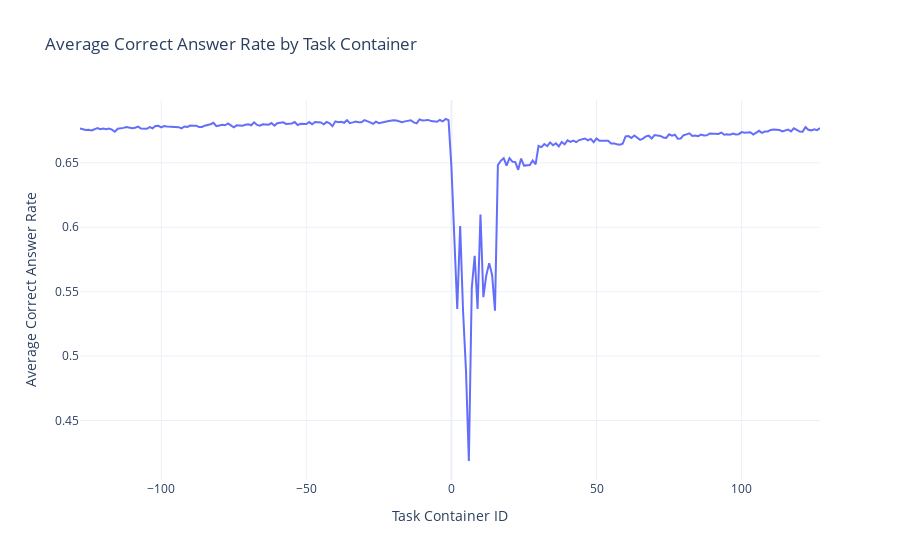

Write notebook code for a chart like this one.
### Markdown cell above
Analysis 5: Average Correct Answer Rate by Task Container

### Code cell
task_container_group = questions_train_df[questions_train_df['answered_correctly'] != -1].groupby('task_container_id')['answered_correctly'].mean().reset_index()

fig5 = px.line(
    task_container_group,
    x='task_container_id',
    y='answered_correctly',
    title='Average Correct Answer Rate by Task Container',
    labels={'task_container_id': 'Task Container ID', 'answered_correctly': 'Average Correct Answer Rate'}
)
fig5.show()

### Figure 1 — Plotly figure (JSON) as saved in the notebook; plotly's stock layout.template omitted (floating-point values rounded to 4 significant figures; data arrays with more than 128 entries replaced by an {"elided": "..."} marker saying what was removed)
{"data": [{"hovertemplate": "Task Container ID=%{x}<br>Average Correct Answer Rate=%{y}<extra></extra>", "legendgroup": "", "line": {"color": "#636efa", "dash": "solid"}, "marker": {"symbol": "circle"}, "mode": "lines", "name": "", "orientation": "v", "showlegend": false, "type": "scatter", "x": {"elided": "256 int values"}, "xaxis": "x", "y": {"elided": "256 float values"}, "yaxis": "y"}], "layout": {"legend": {"tracegroupgap": 0}, "title": {"text": "Average Correct Answer Rate by Task Container"}, "xaxis": {"anchor": "y", "domain": [0, 1], "title": {"text": "Task Container ID"}}, "yaxis": {"anchor": "x", "domain": [0, 1], "title": {"text": "Average Correct Answer Rate"}}}}
